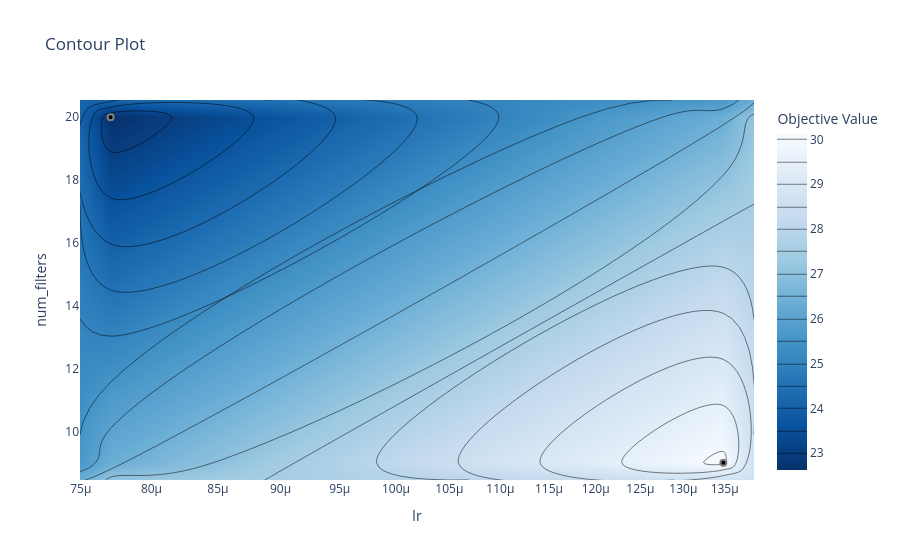

Notebook source saved alongside this figure:
### Code cell
#|eval: false
plot_contour(study, params=["lr", "num_filters"])

### Figure 1 — Plotly figure (JSON) as saved in the notebook; plotly's stock layout.template omitted (floating-point values rounded to 4 significant figures)
{"data": [{"autocontour": true, "colorbar": {"title": {"text": "Objective Value"}}, "colorscale": [[0, "rgb(247,251,255)"], [0.125, "rgb(222,235,247)"], [0.25, "rgb(198,219,239)"], [0.375, "rgb(158,202,225)"], [0.5, "rgb(107,174,214)"], [0.625, "rgb(66,146,198)"], [0.75, "rgb(33,113,181)"], [0.875, "rgb(8,81,156)"], [1, "rgb(8,48,107)"]], "connectgaps": true, "contours": {"coloring": "heatmap", "end": 30, "size": 0.5, "start": 23}, "hoverinfo": "none", "line": {"smoothing": 1.3}, "reversescale": true, "type": "contour", "x": [7.495e-05, 7.707e-05, 0.0001348, 0.0001387], "y": [8.45, 9, 20, 20.55], "z": [[null, null, null, null], [null, null, 30.12, null], [null, 22.63, null, null], [null, null, null, null]]}, {"marker": {"color": "black", "line": {"color": "Grey", "width": 2}}, "mode": "markers", "showlegend": false, "type": "scatter", "x": [7.707e-05, 0.0001348], "y": [20, 9]}], "layout": {"autosize": true, "title": {"text": "Contour Plot"}, "xaxis": {"range": [-4.125, -3.858], "title": {"text": "lr"}, "type": "log"}, "yaxis": {"range": [8.45, 20.55], "title": {"text": "num_filters"}, "type": "linear"}}}
